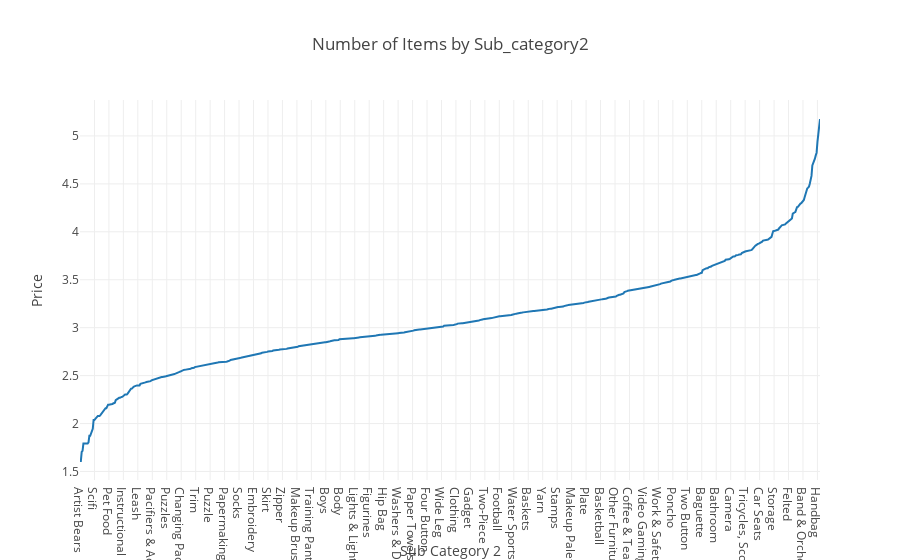

Write notebook code for a chart like this one.
### Code cell
trace1 = go.Scatter(x = x_mean, y = np.log(y_mean))
layout = dict(title= 'Number of Items by Sub_category2',
              yaxis = dict(title='Price'),
              xaxis = dict(title='Sub Category 2'))
fig=dict(data=[trace1], layout= layout)
py.iplot(fig)

### Figure 1 — Plotly figure (JSON) as saved in the notebook; plotly's stock layout.template omitted (floating-point values rounded to 4 significant figures; data arrays with more than 128 entries replaced by an {"elided": "..."} marker saying what was removed)
{"data": [{"type": "scatter", "x": {"elided": "871 str values"}, "y": {"elided": "871 float values"}}], "layout": {"title": "Number of Items by Sub_category2", "xaxis": {"title": "Sub Category 2"}, "yaxis": {"title": "Price"}}}
